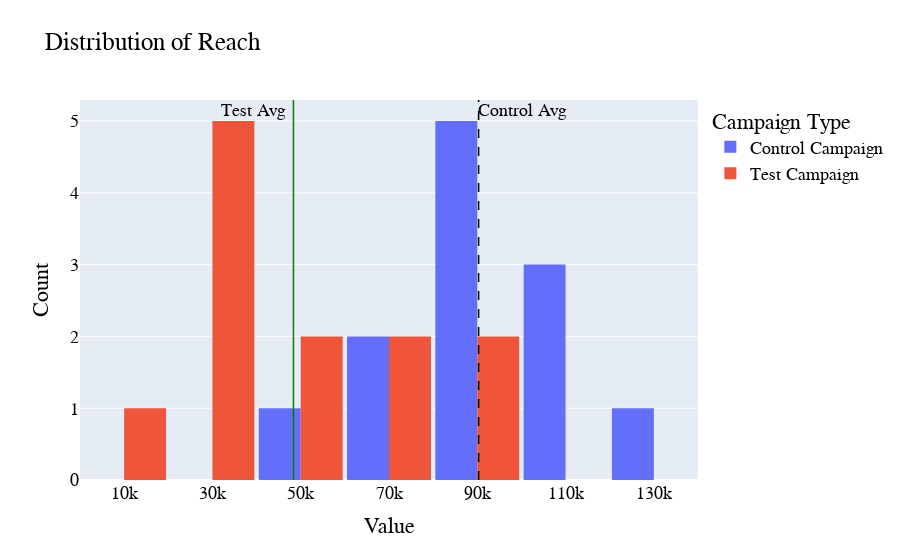

This figure's notebook cell:
### Code cell
make_hist('Reach', 10000, -9000, 5, 0.05)

### Figure 1 — Plotly figure (JSON) as saved in the notebook; plotly's stock layout.template omitted (floating-point values rounded to 4 significant figures)
{"data": [{"name": "Control Campaign", "type": "histogram", "x": [56930, 102513, 110862, 61235, 88840.0, 87998, 127852, 65217, 94896, 91257, 95843, 100189]}, {"name": "Test Campaign", "type": "histogram", "x": [35820, 91236, 45198, 25937, 95138, 31489, 42148, 20149, 31598, 79632, 71286, 10598]}], "layout": {"annotations": [{"showarrow": false, "text": "Control Avg", "x": 100300.0, "y": 5, "yshift": 10}, {"showarrow": false, "text": "Test Avg", "x": 39350.0, "y": 5, "yshift": 10}], "bargap": 0.05, "barmode": "group", "font": {"color": "Black", "family": "Overpass", "size": 18}, "legend": {"title": {"text": "Campaign Type"}}, "shapes": [{"line": {"color": "black", "dash": "dash", "width": 1.5}, "type": "line", "x0": 90300.0, "x1": 90300.0, "xref": "x", "y0": 0, "y1": 1, "yref": "y domain"}, {"line": {"color": "green", "width": 1.5}, "type": "line", "x0": 48350.0, "x1": 48350.0, "xref": "x", "y0": 0, "y1": 1, "yref": "y domain"}], "title": {"text": "Distribution of Reach"}, "xaxis": {"title": {"text": "Value"}}, "yaxis": {"title": {"text": "Count"}}}}
